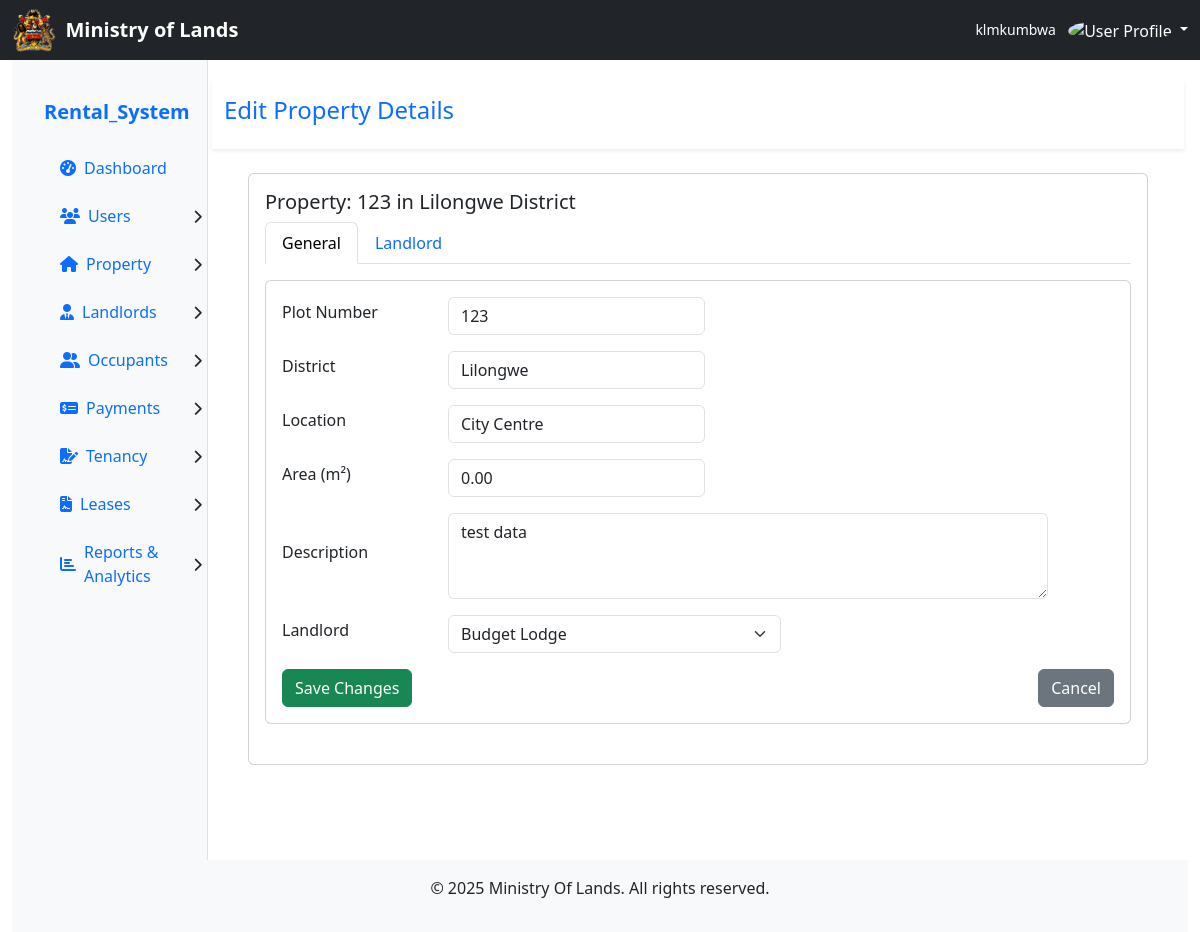
Page /index.php?page=edit_property&Property_ID=2 (signed in) on the committed database.
### tables this page shows
CREATE TABLE IF NOT EXISTS `property` (
  `Property_ID` int NOT NULL AUTO_INCREMENT,
  `Landlord_ID` int DEFAULT NULL,
  `Property_type_ID` int DEFAULT NULL,
  `Plot_number` varchar(50) DEFAULT NULL,
  `District` varchar(50) DEFAULT NULL,
  `Location` text,
  `Sn_file` varchar(255) DEFAULT NULL,
  `Geo_ref_coordinates` varchar(100) DEFAULT NULL,
  `RCA` varchar(50) DEFAULT NULL,
  `Area` decimal(10,2) DEFAULT NULL,
  `Description` text,
  PRIMARY KEY (`Property_ID`),
  KEY `Landlord_ID` (`Landlord_ID`),
  KEY `Property_type_ID` (`Property_type_ID`)
);

CREATE TABLE IF NOT EXISTS `landlord` (
  `Landlord_ID` int NOT NULL AUTO_INCREMENT,
  `Name` varchar(100) DEFAULT NULL,
  `Address` text,
  `Phone_Number` varchar(15) DEFAULT NULL,
  `Landlord_type_ID` int DEFAULT NULL,
  `National_ID` varchar(20) DEFAULT NULL,
  `Bank_name` varchar(100) DEFAULT NULL,
  `Bank_account_holder` varchar(100) DEFAULT NULL,
  `Bank_account_number` varchar(50) DEFAULT NULL,
  `Vendor_code` varchar(50) DEFAULT NULL,
  PRIMARY KEY (`Landlord_ID`),
  KEY `Landlord_type_ID` (`Landlord_type_ID`)
);

### pages/edit_property.php (the view, shortened to what this page needs)
<?php
$propertyId = (int) $_GET['Property_ID'];
$sql = "SELECT * FROM Property WHERE Property_ID = ?";
$stmt = $conn->prepare($sql);
$stmt->bind_param("i", $propertyId);
$stmt->execute();
$result = $stmt->get_result();
$property = $result->fetch_assoc();
$landlordsResult = $conn->query("SELECT Landlord_ID, Name FROM Landlord");
$landlords = $landlordsResult ? $landlordsResult->fetch_all(MYSQLI_ASSOC) : [];
?>
<div class="row bg-white py-3 shadow-sm">
    <div class="col">
        <h4 class="text-primary">Edit Property Details</h4>
    </div>
</div>
<div class="row p-4">
    <div class="col-md-12">
        <div class="card">
            <div class="card-body">
                <h5 class="card-title">
                    Property: <?= htmlspecialchars($property['Plot_number'] ?? 'N/A') ?> in <?= htmlspecialchars($property['District'] ?? 'N/A') ?> District
                </h5>
                <ul class="nav nav-tabs" id="propertyTabs" role="tablist">
                    <li class="nav-item" role="presentation">
                        <a class="nav-link active" id="property-details-tab" data-bs-toggle="tab" href="#property-details" role="tab" aria-controls="property-details" aria-selected="true">General</a>
                    </li>
                    <li class="nav-item" role="presentation">
                        <a class="nav-link" id="landlord-details-tab" data-bs-toggle="tab" href="#landlord-details" role="tab" aria-controls="landlord-details" aria-selected="false">Landlord</a>
                    </li>
                </ul>
                <div class="tab-content mt-3">
                    <div class="tab-pane fade show active" id="property-details" role="tabpanel" aria-labelledby="property-details-tab">
                        <div class="card mb-4">
                            <div class="card-body">
                                <form method="post">
                                    <div class="mb-3 d-flex align-items-center">
                                        <label for="Plot_number" class="form-label me-3" style="min-width: 150px;">Plot Number</label>
                                        <input type="text" class="form-control w-auto" id="Plot_number" name="Plot_number" value="<?= htmlspecialchars($property['Plot_number'] ?? '') ?>" required>
                                    </div>
                                    <div class="mb-3 d-flex align-items-center">
                                        <label for="District" class="form-label me-3" style="min-width: 150px;">District</label>
                                        <input type="text" class="form-control w-auto" id="District" name="District" value="<?= htmlspecialchars($property['District'] ?? '') ?>">
                                    </div>
                                    <div class="mb-3 d-flex align-items-center">
                                        <label for="Location" class="form-label me-3" style="min-width: 150px;">Location</label>
                                        <input type="text" class="form-control w-auto" id="Location" name="Location" value="<?= htmlspecialchars($property['Location'] ?? '') ?>">
                                    </div>
                                    <div class="mb-3 d-flex align-items-center">
                                        <label for="Area" class="form-label me-3" style="min-width: 150px;">Area (m²)</label>
                                        <input type="number" step="0.01" class="form-control w-auto" id="Area" name="Area" value="<?= htmlspecialchars($property['Area'] ?? '') ?>">
                                    </div>
                                    <div class="mb-3 d-flex align-items-center">
                                        <label for="Description" class="form-label me-3" style="min-width: 150px;">Description</label>
                                        <textarea class="form-control" id="Description" name="Description" rows="3" style="max-width:600px;"><?= htmlspecialchars($property['Description'] ?? '') ?></textarea>
                                    </div>
                                    <div class="mb-3 d-flex align-items-center">
                                        <label for="Landlord_ID" class="form-label me-3" style="min-width: 150px;">Landlord</label>
                                        <select class="form-select w-auto" id="Landlord_ID" name="Landlord_ID">
                                            <?php foreach ($landlords as $landlord): ?>
                                                <option value="<?= $landlord['Landlord_ID'] ?>" <?= $landlord['Landlord_ID'] == $property['Landlord_ID'] ? 'selected' : '' ?>>
                                                    <?= htmlspecialchars($landlord['Name']) ?>
                                                </option>
                                            <?php endforeach; ?>
                                        </select>
                                    </div>
                                    <div class="d-flex justify-content-between">
                                        <button type="submit" class="btn btn-success">Save Changes</button>
                                        <a href="index.php?page=property_details&Property_ID=<?= $propertyId ?>" class="btn btn-secondary ms-2">Cancel</a>
                                    </div>
                                </form>
                            </div>
                        </div>
                    </div>
                </div>
            </div>
        </div>
    </div>
</div>

### rows in the picture
property: Plot_number "123", District "Lilongwe", Location "City Centre", Area "0.00", Description "test data", Landlord_ID "Budget Lodge"

### other values in the picture
$username "klmkumbwa"
